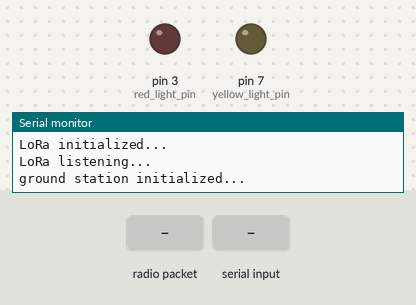
A sketch run on a simulated Arduino Uno, built with avr-gcc and run on an emulated ATmega328P. Shown: output pins drawn as LEDs (lit = HIGH), the last lines printed to the serial monitor. The test bench sets the inputs (shaded band). No radio packets arrive unless stated.

Above: at 1.2 s.
1.3 s: radio packet "1" arrives
At 2.6 s:
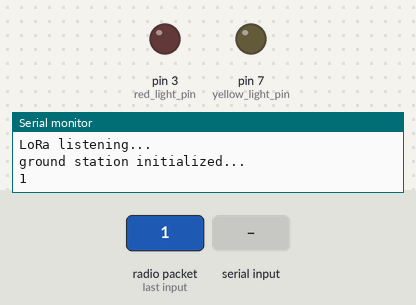
2.9 s: "1" received over Serial
At 4.0 s:
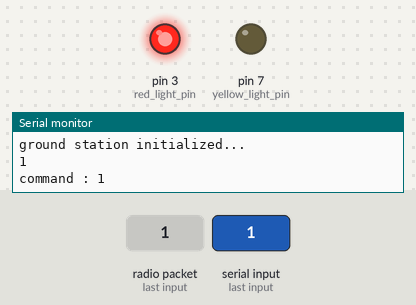
Timing chart, 0 to 5.9 s (numbered marks = the images above; inputs shaded):
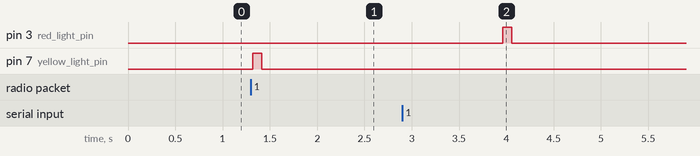

The sketch:

ground_station.ino
```cpp
#include <SPI.h>
#include <LoRa.h>

int red_light_pin= 3;
int yellow_light_pin = 7;

bool y=false,r=false;

void setup()
{
  pinMode(red_light_pin, OUTPUT);
  pinMode(yellow_light_pin, OUTPUT);
  Serial.begin(9600);
  Serial.println("ground station initializing...");
  if (!LoRa.begin(433E6))
  {
    Serial.println("Starting LoRa failed!");
    while (1);
  }
  Serial.println("LoRa initialized...");
  LoRa.onReceive(onReceive);
  LoRa.receive();
  //LoRa.onTxDone(onTxDone);
  Serial.println("LoRa listening...");
  Serial.println("ground station initialized...");
}
void loop()
{

  if (Serial.available() > 0) {
    String incomingString = Serial.readString();
    LoRa.beginPacket();
    LoRa.print(incomingString);
    LoRa.endPacket();
    Serial.println("command : "+incomingString);

    redLight();

    delay(1000);
    LoRa.onReceive(onReceive);
    LoRa.receive();

  }

  if(r){
    redLight();
    r=false;
  }
  if(y){
    yellowLight();
    y=false;
  }


}

void onReceive(int packetSize) {
  if (packetSize == 0) return;
  String incoming = "";

  y=true;

  while (LoRa.available()) {
    incoming += (char)LoRa.read();
  }
  Serial.println(incoming);
}

void yellowLight(){
  digitalWrite(yellow_light_pin, HIGH);
  delay(95);
  digitalWrite(yellow_light_pin, LOW);
}

void redLight(){
  digitalWrite(red_light_pin, HIGH);
  delay(95);
  digitalWrite(red_light_pin, LOW);
}
```

Measured:
- after the input at 1.3 s, pin 7 (yellow_light_pin): LOW → HIGH at once, → LOW 0.10 s later
- after the input at 2.9 s, pin 3 (red_light_pin): LOW → HIGH after 1.1 s, → LOW 0.10 s later
